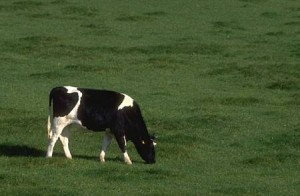
#> input picture cow.jpg, 300 x 196 px
$ python main.py
#> lines starting #> are read from the running program, lines starting #| are printed output that depends on the picture
### kmeans.py
import numpy as np


class KMeans:

    def __init__(
        self,
        n_clusters=3,
        max_iters=100,
        tol=1e-4
    ):

        self.n_clusters = n_clusters
        self.max_iters = max_iters
        self.tol = tol

        self.centroids = None
        self.labels = None

    # Initialize Centroids

    def initialize_centroids(self, X):

        n_samples = X.shape[0]

        random_idx = np.random.choice(
            n_samples,
            self.n_clusters,
            replace=False
        )

        self.centroids = X[random_idx]

    # Compute Distance

    def compute_distance(self, X):

        distances = np.linalg.norm(
            X[:, np.newaxis] - self.centroids,
            axis=2
        )

        return distances

    # E-Step

    def expectation_step(self, X):

        distances = self.compute_distance(X)

        self.labels = np.argmin(
            distances,
            axis=1
        )

    # M-Step

    def maximization_step(self, X):

        new_centroids = []

        for k in range(self.n_clusters):

            cluster_points = X[self.labels == k]

            if len(cluster_points) == 0:

                centroid = self.centroids[k]

            else:

                centroid = np.mean(
                    cluster_points,
                    axis=0
                )

            new_centroids.append(centroid)

        new_centroids = np.array(new_centroids)

        return new_centroids

    # Fit

    def fit(self, X):

        self.initialize_centroids(X)

        for iteration in range(self.max_iters):

            # E-Step
            self.expectation_step(X)

            # M-Step
            new_centroids = self.maximization_step(X)

            # Check convergence
            shift = np.linalg.norm(
                new_centroids - self.centroids
            )

            self.centroids = new_centroids

            if shift < self.tol:

                print(
                    f"Converged at iteration {iteration}"
                )

                break

        return self.labels

### visualize.py
import matplotlib.pyplot as plt


def plot_clusters(
    X,
    labels,
    centroids=None,
    title="Clusters"
):

    plt.figure(figsize=(8, 6))

    plt.scatter(

        X[:, 0],
        X[:, 1],

        c=labels,

        cmap="viridis",

        s=20

    )

    if centroids is not None:

        plt.scatter(

            centroids[:, 0],
            centroids[:, 1],

            c="red",

            marker="x",

            s=200,

            linewidths=3

        )

    plt.title(title)

    plt.show()

### gmm.py
import numpy as np


class GMM:

    def __init__(
        self,
        n_components=3,
        max_iters=100,
        tol=1e-4
    ):

        self.n_components = n_components
        self.max_iters = max_iters
        self.tol = tol


    # Initialize Parameters

    def initialize_parameters(self, X):

        n_samples, n_features = X.shape

        self.weights = np.ones(
            self.n_components
        ) / self.n_components

        random_idx = np.random.choice(
            n_samples,
            self.n_components,
            replace=False
        )

        self.means = X[random_idx]

        self.covariances = np.array([

            np.eye(n_features)

            for _ in range(self.n_components)

        ])


    # Gaussian Distribution

    def gaussian_distribution(
        self,
        X,
        mean,
        covariance
    ):

        n_features = X.shape[1]

        covariance += 1e-6 * np.eye(n_features)

        determinant = np.linalg.det(covariance)

        inverse = np.linalg.inv(covariance)

        coefficient = 1 / np.sqrt(

            ((2 * np.pi) ** n_features)
            * determinant

        )

        diff = X - mean

        exponent = -0.5 * np.sum(

            (diff @ inverse) * diff,
            axis=1

        )

        probability = coefficient * np.exp(exponent)

        return probability


    # E-Step

    def expectation_step(self, X):

        n_samples = X.shape[0]

        responsibilities = np.zeros(

            (n_samples, self.n_components)

        )

        for k in range(self.n_components):

            responsibilities[:, k] = (

                self.weights[k]

                * self.gaussian_distribution(

                    X,
                    self.means[k],
                    self.covariances[k]

                )
            )

        responsibilities /= responsibilities.sum(
            axis=1,
            keepdims=True
        )

        return responsibilities


    # M-Step

    def maximization_step(
        self,
        X,
        responsibilities
    ):

        n_samples = X.shape[0]

        Nk = np.sum(
            responsibilities,
            axis=0
        )

        self.weights = Nk / n_samples

        self.means = (

            responsibilities.T @ X

        ) / Nk[:, np.newaxis]

        covariances = []

        for k in range(self.n_components):

            diff = X - self.means[k]

            covariance = (

                responsibilities[:, k][:, np.newaxis]
                * diff

            ).T @ diff

            covariance /= Nk[k]

            covariances.append(covariance)

        self.covariances = np.array(
            covariances
        )


    # Fit

    def fit(self, X):

        self.initialize_parameters(X)

        previous_log_likelihood = 0

        for iteration in range(self.max_iters):

            # E-Step

            responsibilities = self.expectation_step(X)

            # M-Step

            self.maximization_step(
                X,
                responsibilities
            )

            # Log Likelihood

            likelihood = np.zeros(X.shape[0])

            for k in range(self.n_components):

                likelihood += (

                    self.weights[k]

                    * self.gaussian_distribution(

                        X,
                        self.means[k],
                        self.covariances[k]

                    )
                )

            log_likelihood = np.sum(
                np.log(likelihood + 1e-10)
            )

            if abs(
                log_likelihood
                - previous_log_likelihood
            ) < self.tol:

                print(
                    f"Converged at iteration {iteration}"
                )

                break

            previous_log_likelihood = log_likelihood

        labels = np.argmax(
            responsibilities,
            axis=1
        )

        return labels

### dataset.py
import numpy as np

# Generate Gaussian Data

def generate_gaussian_data(mean, covariance, n_samples):

    data = np.random.multivariate_normal(
        mean,
        covariance,
        n_samples
    )

    return data


# Assignment 1 Dataset

def create_assignment1_dataset():

    np.random.seed(42)

    sigma = np.array([
        [1, 0],
        [0, 1]
    ])

    x1 = generate_gaussian_data([2, 2], sigma, 200)

    x2 = generate_gaussian_data([8, 3], sigma, 200)

    x3 = generate_gaussian_data([3, 6], sigma, 200)

    X = np.vstack((x1, x2, x3))

    return X


# Assignment 2 Dataset

def create_assignment2_dataset():

    np.random.seed(42)

    sigma = np.array([
        [1, 0],
        [0, 1]
    ])

    x1 = generate_gaussian_data([2, 2], sigma, 200)

    x2 = generate_gaussian_data([8, 3], sigma, 200)

    x3 = generate_gaussian_data([3, 6], sigma, 1000)

    X = np.vstack((x1, x2, x3))

    return X


# Assignment 3 Dataset

def create_assignment3_dataset():

    np.random.seed(42)

    sigma1 = np.array([
        [1, 0],
        [0, 1]
    ])

    sigma2 = np.array([
        [10, 0],
        [0, 1]
    ])

    x1 = generate_gaussian_data([2, 2], sigma1, 200)

    x2 = generate_gaussian_data([8, 3], sigma1, 200)

    x3 = generate_gaussian_data([3, 6], sigma2, 200)

    X = np.vstack((x1, x2, x3))

    return X

### main.py
from dataset import *

from kmeans import KMeans

from gmm import GMM

from visualize import plot_clusters

import cv2

import matplotlib.pyplot as plt


# ASSIGNMENT 1 - KMEANS

print("=" * 50)

print("ASSIGNMENT 1 - KMEANS")

print("=" * 50)

X = create_assignment1_dataset()

model = KMeans(
    n_clusters=3,
    max_iters=100
)

labels = model.fit(X)

plot_clusters(
    X,
    labels,
    model.centroids,
    title="Assignment 1 - KMeans"
)
#> in plot_clusters, `plt.show()`:
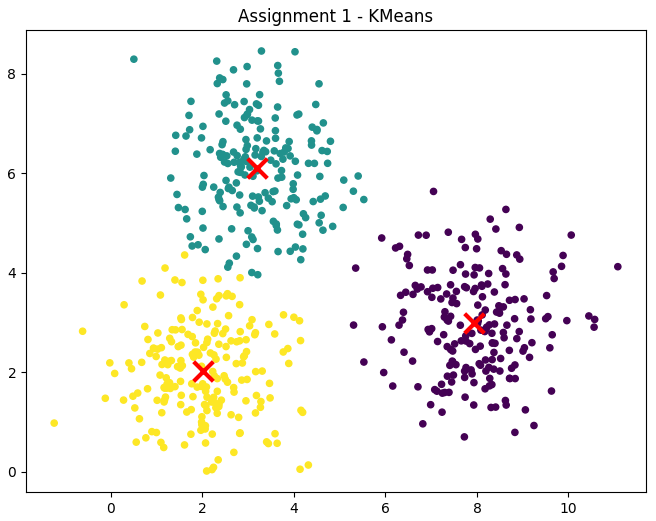
#> figure drawn by matplotlib, 1 panel

print(
    "Random centroid initialization affects convergence."
)


# ASSIGNMENT 2 - KMEANS

print("=" * 50)

print("ASSIGNMENT 2 - KMEANS")

print("=" * 50)

X = create_assignment2_dataset()

model = KMeans(
    n_clusters=3,
    max_iters=100
)

labels = model.fit(X)

plot_clusters(
    X,
    labels,
    model.centroids,
    title="Assignment 2 - KMeans"
)
#> call 2 of plot_clusters, with X = array of shape (1400, 2), labels = array of shape (1400,), centroids = array of shape (3, 2), title = 'Assignment 2 - KMeans'
#> in plot_clusters (call 2), `plt.show()`:
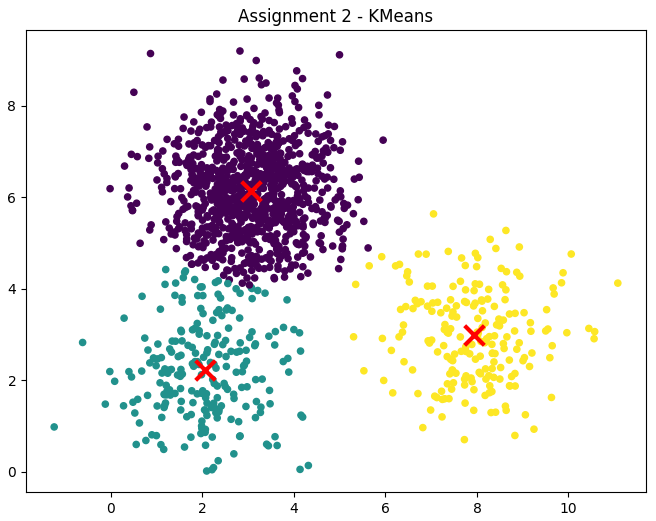
#> figure drawn by matplotlib, 1 panel

print(
    "Different cluster sizes reduce clustering quality."
)


# ASSIGNMENT 3 - KMEANS

print("=" * 50)

print("ASSIGNMENT 3 - KMEANS")

print("=" * 50)

X = create_assignment3_dataset()

model = KMeans(
    n_clusters=3,
    max_iters=100
)

labels = model.fit(X)

plot_clusters(
    X,
    labels,
    model.centroids,
    title="Assignment 3 - KMeans"
)
#> call 3 of plot_clusters, with X = array of shape (600, 2), labels = array of shape (600,), centroids = array of shape (3, 2), title = 'Assignment 3 - KMeans'
#> in plot_clusters (call 3), `plt.show()`:
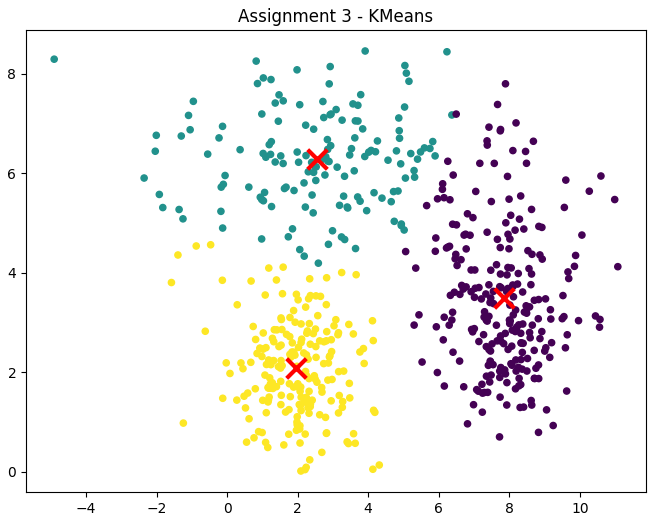
#> figure drawn by matplotlib, 1 panel

print(
    "Elongated Gaussian distribution affects KMeans."
)


# ASSIGNMENT 1 - GMM

print("=" * 50)

print("ASSIGNMENT 1 - GMM")

print("=" * 50)

X = create_assignment1_dataset()

model = GMM(
    n_components=3,
    max_iters=100
)

labels = model.fit(X)

plot_clusters(
    X,
    labels,
    model.means,
    title="Assignment 1 - GMM"
)


# =========================================================
# ASSIGNMENT 2 - GMM IMAGE SEGMENTATION
# =========================================================

print("=" * 50)

print("ASSIGNMENT 2 - GMM IMAGE SEGMENTATION")

print("=" * 50)

image = cv2.imread("cow.jpg")
#> image is the input picture: shape (196, 300, 3); mean B, G, R 47.4, 84.9, 68

image = cv2.cvtColor(
    image,
    cv2.COLOR_BGR2RGB
)

# pixels = image.reshape((-1, 3))
pixels = image.reshape((-1, 3)).astype(np.float64)

pixels = pixels / 255.0

model = GMM(
    n_components=3,
    max_iters=20
)

labels = model.fit(pixels)
#> the loop in fit (call 2), `for iteration in range(self.max_iters):` made 20 passes
#> (log_likelihood, previous_log_likelihood) on passes 2 to 8: (348348.4, 348348.4), (373728.4, 373728.4), (393513.7, 393513.7), (427162.7, 427162.7), (441150.5, 441150.5), (444771.4, 444771.4), (445838.4, 445838.4)
#> (log_likelihood, previous_log_likelihood) on pass 1: (340517.4, 340517.4)

segmented = model.means[labels]

segmented = segmented.reshape(image.shape)
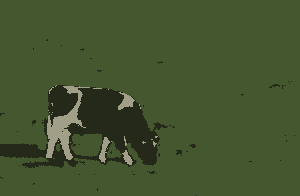
#> segmented: shape (196, 300, 3) float64; mean R, G, B 0.267, 0.333, 0.186

# segmented = segmented.astype("uint8")
segmented = (segmented * 255).astype("uint8")

plt.figure(figsize=(10, 5))

plt.subplot(1, 2, 1)

plt.imshow(image)

plt.title("Original Image")

plt.subplot(1, 2, 2)

plt.imshow(segmented)

plt.title("Segmented Image")

plt.show()
